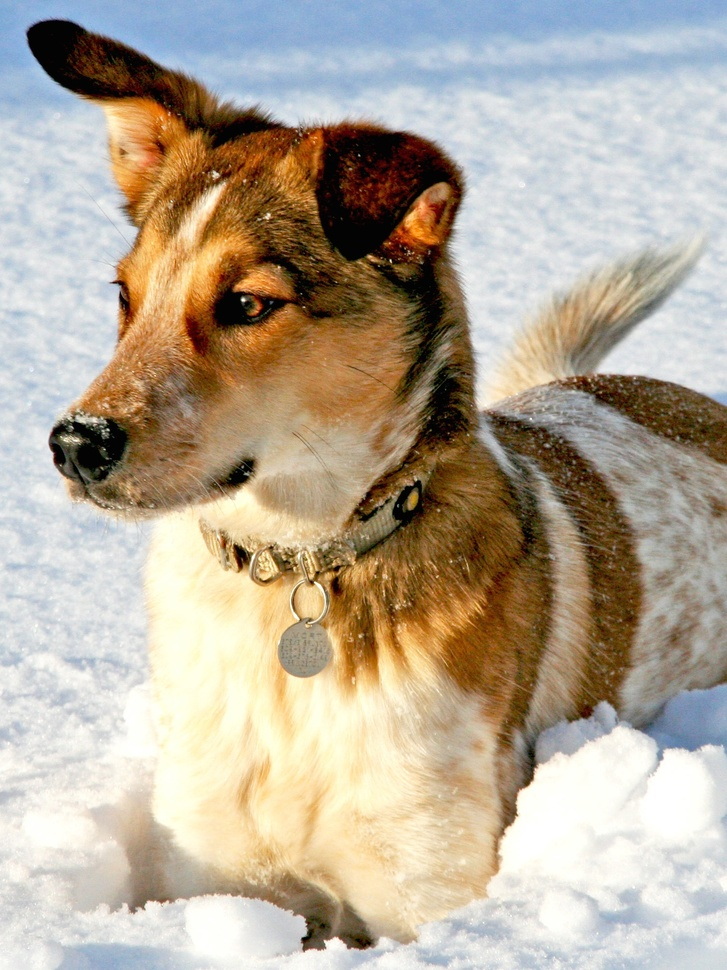
#> input picture dog.jpg, 727 x 970 px, shrunk from 1500 x 2000 before the run
$ jupyter execute HW_2.1-2.2.ipynb
#> lines starting #> are read from the running program, lines starting #| are printed output that depends on the picture; after the words box and inside, x2 and y2 are one past the last pixel; in counts of white or black regions, pixels touching at a corner belong together
# Exercise 2.1

[cell 1]
from matplotlib.image import imread
import matplotlib.pyplot as plt
import numpy as np
import os
plt.rcParams['figure.figsize'] = [16, 8]


A = imread(os.path.join('dog.jpg'))
#> A is the input picture: shape (970, 727, 3); mean R, G, B 181.4, 169.5, 152
X = np.mean(A, -1); # Convert RGB to grayscale
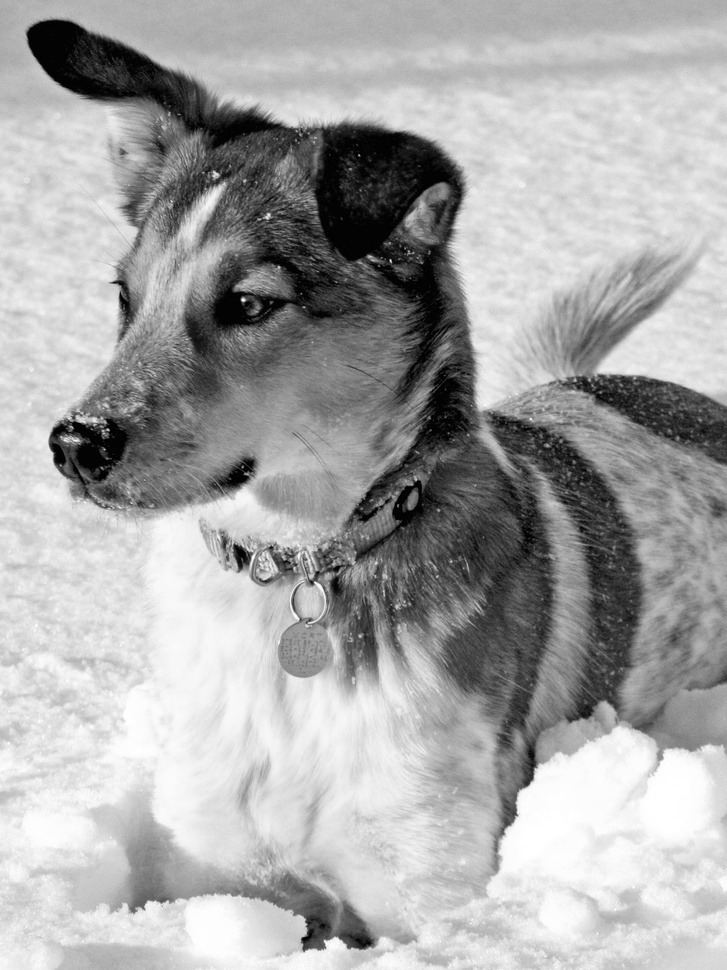
#> X: shape (970, 727) float64; min 0, max 255, mean 167.6

img = plt.imshow(X)
img.set_cmap('gray')
plt.axis('off')
plt.show()

[cell 2]
Bt = np.fft.fft2(X)
Btsort = np.sort(np.abs(Bt.reshape(-1))) # sort by magnitude

# Zero out all small coefficients and inverse transform
error=[]
for keep in (0.3, 0.1, 0.05, 0.01, 0.005, 0.001):
    thresh = Btsort[int(np.floor((1-keep)*len(Btsort)))]
    ind = np.abs(Bt)>thresh          # Find small indices
    Atlow = Bt * ind                 # Threshold small indices
    Alow = np.fft.ifft2(Atlow).real  # Compressed image
    e=np.linalg.norm(Alow-X, ord = 'fro')
    error.append(e)
    plt.figure()
    plt.imshow(Alow,cmap='gray')
    plt.axis('off')
    plt.title('Compressed image: keep = ' + str(keep))
#> this loop made 6 passes
#> (thresh, e) on passes 1 to 6: (5846.2, 2487.9), (13678.1, 4727.8), (21531.7, 6071.4), (66746.6, 9357.9), (114367.9, 11166.6), (382326.2, 17202.5)
#> pass 1, `ind = np.abs(Bt)>thresh`:
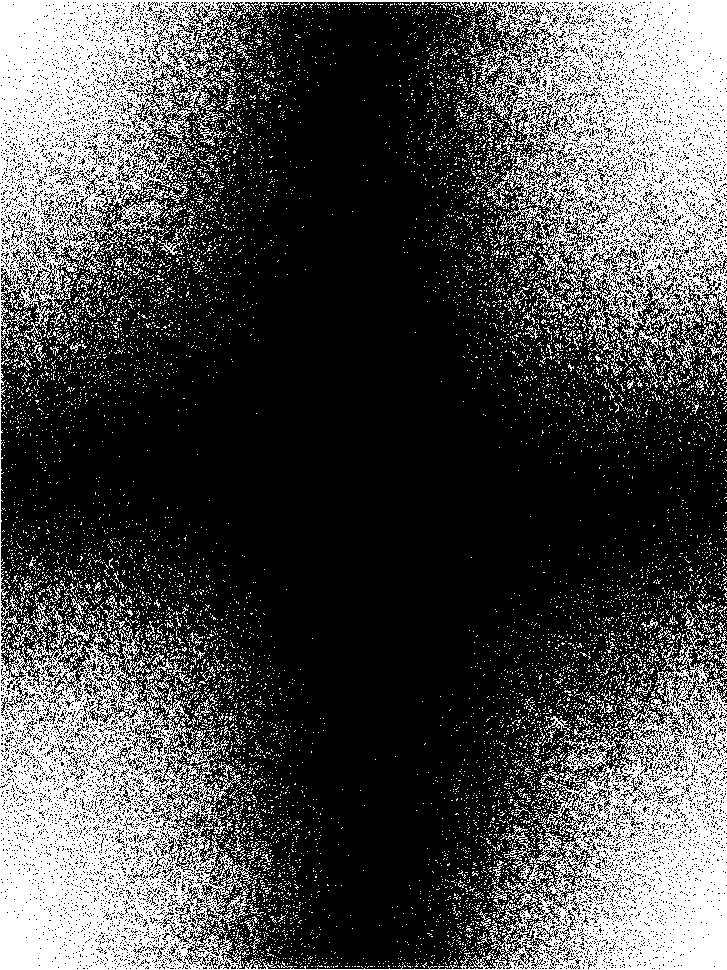
#> ind: shape (970, 727) bool; 30% white; 10257 white regions (10023 under 20 px), largest, box (x1, y1, x2, y2) and area: (0, 0, 727, 970) 176352, (577, 295, 619, 342) 454, (109, 629, 151, 676) 454
#> pass 2, `ind = np.abs(Bt)>thresh`:
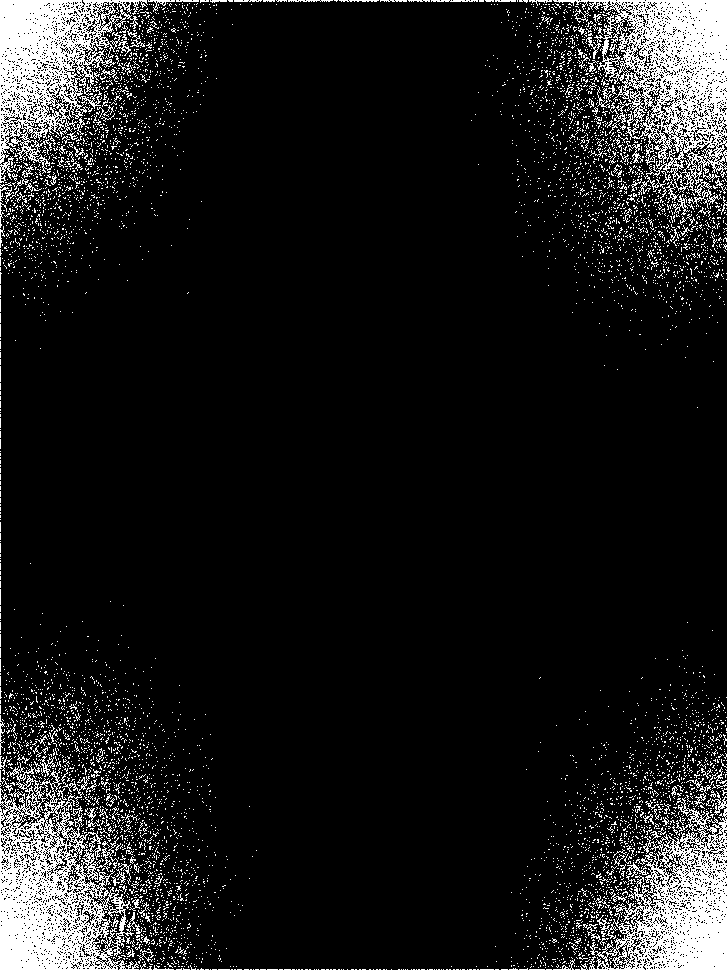
#> ind: shape (970, 727) bool; 10% white; 6167 white regions (6025 under 20 px), largest, box (x1, y1, x2, y2) and area: (553, 0, 727, 209) 14218, (0, 762, 143, 970) 14173, (0, 0, 148, 183) 11422
#> after the loop, error = [2487.9, 4727.8, 6071.4, 9357.9, 11166.6, 17202.5]
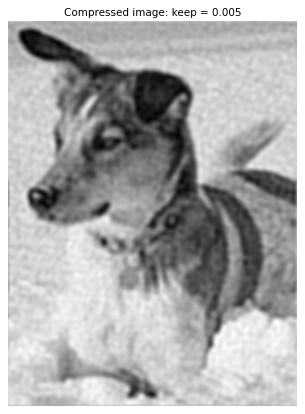
#> figure drawn by matplotlib, 1 panel
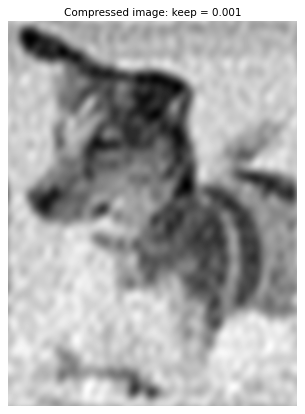
#> figure drawn by matplotlib, 1 panel

[cell 3]
plt.figure()
plt.plot((0.3, 0.1, 0.05, 0.01, 0.005, 0.001), error)
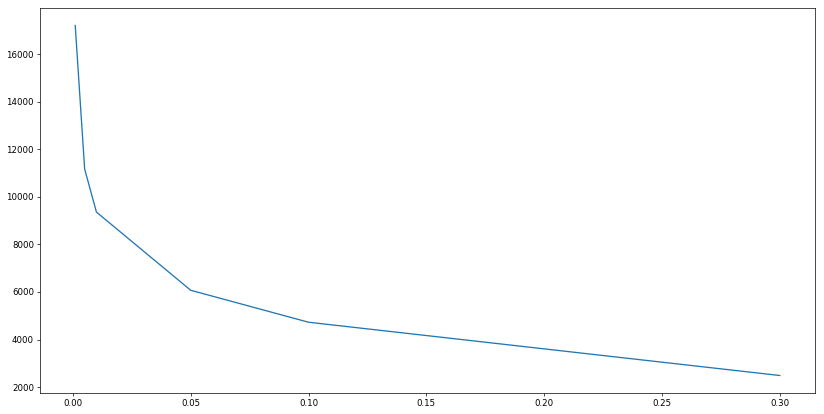
#> figure drawn by matplotlib, 1 panel

# Exercise 2.2

[cell 4]
import numpy as np
import matplotlib.pyplot as plt
from matplotlib.cm import get_cmap

plt.rcParams['figure.figsize'] = [8, 2]
plt.rcParams.update({'font.size': 18})

# Define domain
dx = 0.001
L = 2
x = L * np.arange(-1+dx,1+dx,dx)
n = len(x)
nquart = int(np.floor(n/4))

[cell 5]
# Define hat function
f = np.zeros_like(x)
f[nquart:2*nquart] = (4/n)*np.arange(1,nquart+1)
f[2*nquart:3*nquart] = np.ones(nquart) - (4/n)*np.arange(0,nquart)
fig, ax = plt.subplots()
ax.plot(x,f,'-',color='k',linewidth=2)
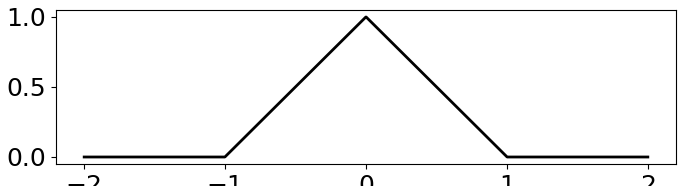
#> figure drawn by matplotlib, 1 panel; curve peaks at x = 1.78e-15, y = 1

[cell 6]
plt.rcParams['figure.figsize'] = [8, 8]
plt.rcParams.update({'font.size': 18})

# Compute Fourier series
name = "Accent"
cmap = get_cmap('tab10')
colors = cmap.colors
ax.set_prop_cycle(color=colors)

A0 = np.sum(f * np.ones_like(x)) * dx
fFS = A0/2

kmax=100
A = np.zeros(kmax)
B = np.zeros(kmax)
for k in range(kmax):
    A[k] = np.sum(f * np.cos(np.pi*(k+1)*x/L)) * dx # Inner product
    B[k] = np.sum(f * np.sin(np.pi*(k+1)*x/L)) * dx
plt.semilogy(np.arange(kmax),A,color='k',linewidth=2)
plt.title('Fourier Coefficients a[k]')
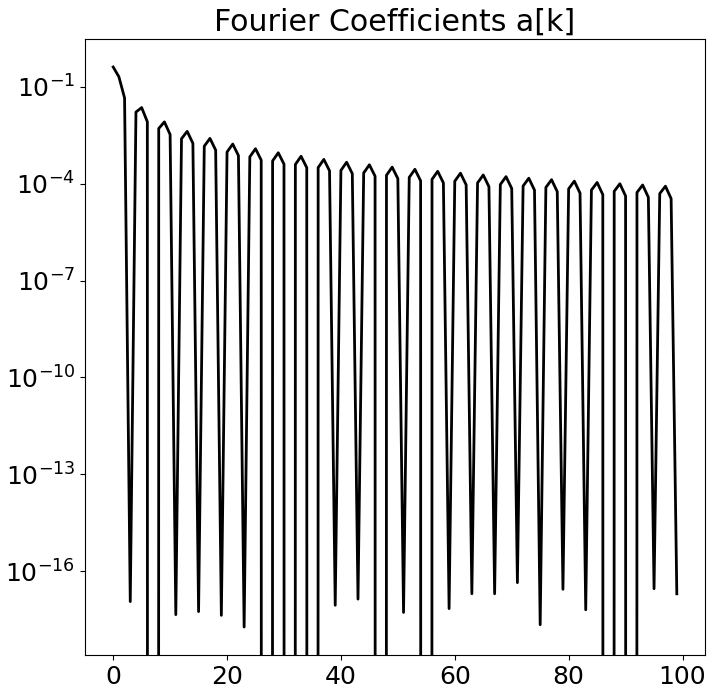
#> figure drawn by matplotlib, 1 panel; curve peaks at x = 0, y = 0.406

[cell 7]
plt.semilogy(np.arange(kmax),B,color='k',linewidth=2)
plt.title('Fourier Coefficients b[k]')
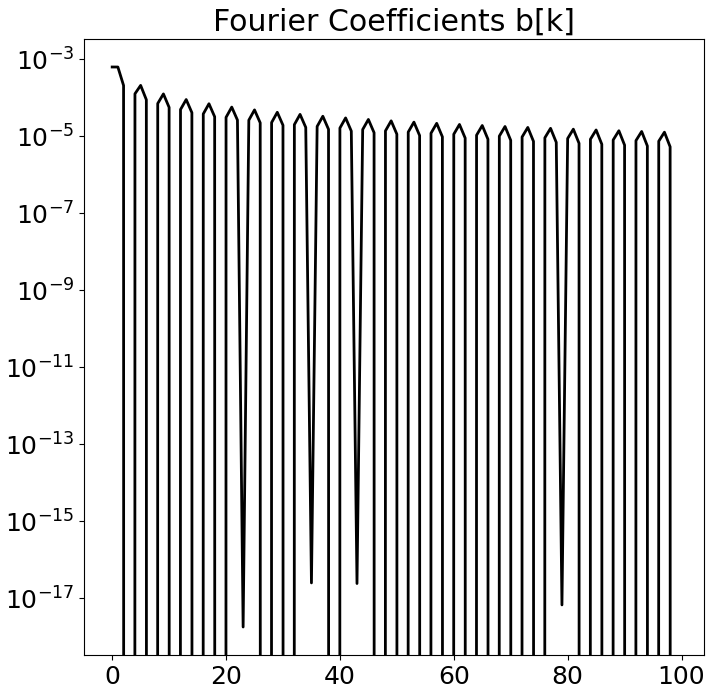
#> figure drawn by matplotlib, 1 panel; curve peaks at x = 0, y = 0.000638

[cell 8]
kmax1=1000
A1 = np.zeros(kmax1)
B1 = np.zeros(kmax1)
for k in range(kmax1):
    A1[k] = np.sum(f * np.cos(np.pi*(k+1)*x/L)) * dx # Inner product
    B1[k] = np.sum(f * np.sin(np.pi*(k+1)*x/L)) * dx

[cell 9]
A1sort = np.sort(np.abs(A1))
B1sort = np.sort(np.abs(B1))
threshA1 = A1sort[-10]
threshB1 = B1sort[-10]
indA1 = np.abs(A1)>threshA1  # Find small indices
indB1 = np.abs(B1)>threshB1
A1hat = A1 * indA1
B1hat = B1 * indB1

plt.rcParams['figure.figsize'] = [8, 2]
plt.rcParams.update({'font.size': 18})
fig, ax = plt.subplots()
ax.plot(x,f,'-',color='k',linewidth=2)
fFS1=A0/2
for k in range(kmax1):
    fFS1 = fFS1 + A1hat[k]*np.cos((k+1)*np.pi*x/L) + B1hat[k]*np.sin((k+1)*np.pi*x/L)
ax.plot(x,fFS1,'-',color='r',linewidth=2)
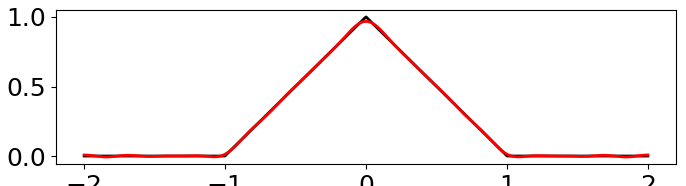
#> figure drawn by matplotlib, 1 panel; curve peaks at x = 1.78e-15, y = 1; curve peaks at x = 0.002, y = 0.968
